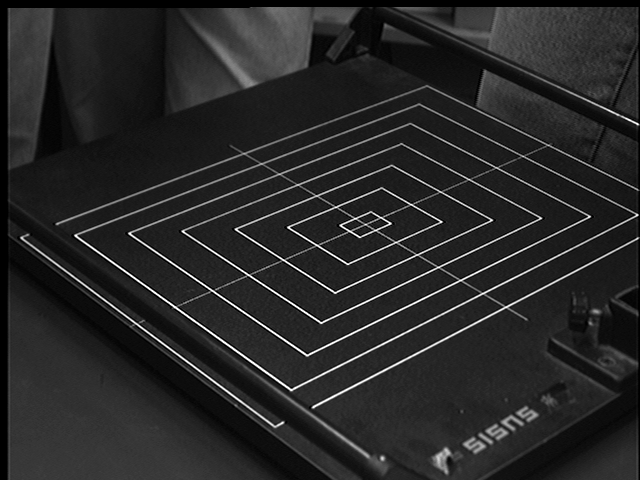
#> input picture src/assignment_3/rectangle.tif, 640 x 480 px
$ python rectangle.py
#> lines starting #> are read from the running program, lines starting #| are printed output that depends on the picture
import numpy as np
from matplotlib import pyplot as plt
from PIL import Image


def compute_focal_length_from_vanishing_points(vp_1, vp_2):
    focal_length = np.sqrt(-(np.sum(np.multiply(vp_1, vp_2))))
    return focal_length


def compute_vanishing_point(line_1_params, line_2_params):
    vp_x = - (line_1_params[1] - line_2_params[1]) / \
        (line_1_params[0] - line_2_params[0])
    vp_y = line_1_params[0] * vp_x + line_1_params[1]
    return np.array([vp_x, vp_y])


def compute_vanishing_point_lstsq(line_coefs):
    line_coefs = np.array(line_coefs)
    # y = a*x + b
    a = line_coefs[:, 0]
    b = line_coefs[:, 1]

    # [-a_n, 1] * [x,y]^T = b_n
    coef = np.stack([-a, np.ones(len(a))], axis=1)

    # Solve for minimizing ||b - [-a, 1] * [x,y]^T||
    res = np.linalg.lstsq(coef, b, rcond=None)

    return res[0]


def compute_line_params(line):
    # Use first two lines to compute the equation of the lines
    line_x = line[[0, 2]].reshape(-1)
    line_y = line[[1, 3]].reshape(-1)

    return np.polyfit(line_x, line_y, 1)


def parlines(lines, focal_length=1):
    n = 3  # get 3 dimensions
    # some magic from parlines.m (tested and works)
    a = np.zeros((lines.shape[0], n))
    a[:, 0] = lines[:, 3] - lines[:, 1]
    a[:, 1] = -1*(lines[:, 2] - lines[:, 0])
    a[:, 2] = np.multiply(lines[:, 1], -1*a[:, 1]) - \
        np.multiply(lines[:, 0], a[:, 0])

    u, s, v = np.linalg.svd(a)  # call matlab numpy routine

    if (v[2] < 0).all():  # s and v are already sorted from largest to smallest
        v_min = np.abs(v[2])
    else:
        v_min = v[2]

    wvec = v_min.T
    wvec[0:2] /= focal_length
    wvec /= np.linalg.norm(wvec)

    return wvec


def read_lines_numpy_data(file_npy):
#> called with file_npy = 'par_lines_1.npy'
    line_arr = np.load(file_npy)
#> (reads src/assignment_3/par_lines_1.npy from the repository)
#> (reads src/assignment_3/par_lines_2.npy from the repository)
    return line_arr


def plot_intersection(centers, lines_l, par_lines_l, colors=['red', 'blue']):
    img = Image.open('rectangle.tif')
#> img is the input picture: PIL image 640x480 P; min 0, max 255, mean 39.4
    plt.imshow(img.rotate(180), origin='lower', cmap='gray')

    intersects = []
    for lines, par_lines, color in zip(lines_l, par_lines_l, colors):
        # Plot all the lines
        for line in lines:
            plt.axline(line[:2], line[2:], color=color)

        # Plot all intersections
        n_lines = len(par_lines)
        for i in range(n_lines):
            for j in range(i + 1, n_lines):
                intersect = compute_vanishing_point(par_lines[i], par_lines[j])
                intersects.append(intersect)

    intersects = np.array(intersects)
    plt.scatter(intersects[:, 0], intersects[:, 1],
                c='tab:green', zorder=2, label='Pair-wise')

    # Plot the lstsq intersection
    centers = np.array(centers)
    plt.scatter(centers[:,0], centers[:,1], c='tab:red',
                zorder=3, label="Least squares")

    plt.axline(centers[0], centers[1], ls='dashed', label='Vanishing line')


    plt.legend()

    plt.tight_layout()
    plt.show()
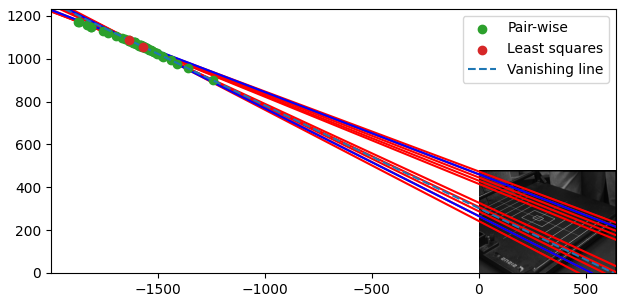
#> figure drawn by matplotlib, 1 panel


def main():
    line_1 = read_lines_numpy_data("par_lines_1.npy")
    line_2 = read_lines_numpy_data("par_lines_2.npy")

    # par_set_1_line_1 = compute_line_params(line_1[0])
    # par_set_1_line_2 = compute_line_params(line_1[1])
    # vp_1 = compute_vanishing_point(par_set_1_line_1, par_set_1_line_2)

    par_set_1_lines = [compute_line_params(x) for x in line_1]
    vp_1 = compute_vanishing_point_lstsq(par_set_1_lines)
    print("\nVanishing point for parallel lines set 1")
    print(vp_1)

    # par_set_2_line_1 = compute_line_params(line_2[0])
    # par_set_2_line_2 = compute_line_params(line_2[1])
    # vp_2 = compute_vanishing_point(par_set_2_line_1, par_set_2_line_2)

    par_set_2_lines = [compute_line_params(x) for x in line_2]
    vp_2 = compute_vanishing_point_lstsq(par_set_2_lines)
    print("\nVanishing point for parallel lines set 2")
    print(vp_2)

    plot_intersection([vp_1, vp_2], [line_1, line_2], [par_set_1_lines, par_set_2_lines])

    focal_length = compute_focal_length_from_vanishing_points(vp_1, vp_2)
    print(f"\nFocal length : {focal_length}")

    w_vec_line_1 = parlines(line_1, focal_length)
    w_vec_line_2 = parlines(line_2, focal_length)

    print("\nDirection vector of side 1 of rectangle")
    print(w_vec_line_1)
    print("\nDirection vector of side 2 of rectangle")
    print(w_vec_line_2)

    dot_product = np.dot(w_vec_line_1, w_vec_line_2)
    print(
        f"\nDot product : {dot_product}, should be close to 0 since the 2 sides of the rectangle are orthogonal")

    normal_vector = np.cross(w_vec_line_1, w_vec_line_2)
    print("\nNormal to the planar patch containing the rectangle")
    print(normal_vector)

    return


main()
